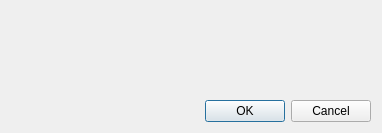
<?xml version="1.0" encoding="UTF-8"?>
<ui version="4.0">
 <class>tlinsWApplayAstroConfigurationWindow</class>
 <widget class="QDialog" name="tlinsWApplayAstroConfigurationWindow">
  <property name="geometry">
   <rect>
    <x>0</x>
    <y>0</y>
    <width>382</width>
    <height>133</height>
   </rect>
  </property>
  <property name="windowTitle">
   <string>Environment</string>
  </property>
  <layout class="QVBoxLayout" name="verticalLayout">
   <item>
    <widget class="tlinsWApplayAstroConfiguration" name="cfg" native="true"/>
   </item>
   <item>
    <widget class="QDialogButtonBox" name="buttonBox">
     <property name="orientation">
      <enum>Qt::Horizontal</enum>
     </property>
     <property name="standardButtons">
      <set>QDialogButtonBox::Cancel|QDialogButtonBox::Ok</set>
     </property>
    </widget>
   </item>
  </layout>
 </widget>
 <customwidgets>
  <customwidget>
   <class>tlinsWApplayAstroConfiguration</class>
   <extends>QWidget</extends>
   <header>tlinswapplayastroconfiguration.h</header>
   <container>1</container>
  </customwidget>
 </customwidgets>
 <resources/>
 <connections>
  <connection>
   <sender>buttonBox</sender>
   <signal>accepted()</signal>
   <receiver>tlinsWApplayAstroConfigurationWindow</receiver>
   <slot>accept()</slot>
   <hints>
    <hint type="sourcelabel">
     <x>248</x>
     <y>254</y>
    </hint>
    <hint type="destinationlabel">
     <x>157</x>
     <y>274</y>
    </hint>
   </hints>
  </connection>
  <connection>
   <sender>buttonBox</sender>
   <signal>rejected()</signal>
   <receiver>tlinsWApplayAstroConfigurationWindow</receiver>
   <slot>reject()</slot>
   <hints>
    <hint type="sourcelabel">
     <x>316</x>
     <y>260</y>
    </hint>
    <hint type="destinationlabel">
     <x>286</x>
     <y>274</y>
    </hint>
   </hints>
  </connection>
 </connections>
</ui>
